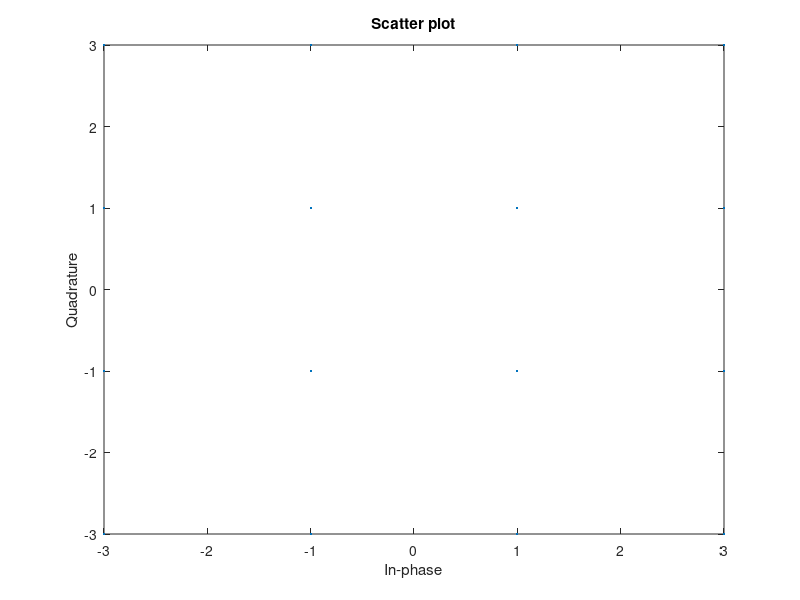

This figure's MATLAB source:
%M = 32;
%d = [0:M-1];
%y = qammod(d,M);
%scatterplot(y);

clc;clear;close all;
M = 16;
bb = log2(M);
N=4000;
x = randi([0,1],1,N);
yy=[];
for i=1:4:length(x)
    if x(i)==0 && x(i+1)==0 && x(i+2)==1 && x(i+3)==0
        y=-3+1j*3;
    elseif x(i)==0 && x(i+1)==1 && x(i+2)==1 && x(i+3)==0
        y=-1+1j*3;
    elseif x(i)==0 && x(i+1)==0 && x(i+2)==1 && x(i+3)==1
        y=-3+1j*1;
    elseif x(i)==0 && x(i+1)==1 && x(i+2)==1 && x(i+3)==1
        y=-1+1j*1;
    elseif x(i)==1 && x(i+1)==1 && x(i+2)==1 && x(i+3)==0
        y=1+1j*3;
    elseif x(i)==1 && x(i+1)==0 && x(i+2)==1 && x(i+3)==0
        y=3+1j*3;
    elseif x(i)==1 && x(i+1)==1 && x(i+2)==1 && x(i+3)==1
        y=1+1j*1;
    elseif x(i)==1 && x(i+1)==0 && x(i+2)==1 && x(i+3)==1
        y=3+1j*1;
    elseif x(i)==0 && x(i+1)==0 && x(i+2)==0 && x(i+3)==1
        y=-3-1j*1;
    elseif x(i)==0 && x(i+1)==1 && x(i+2)==0 && x(i+3)==1
        y=-1-1j*1;
    elseif x(i)==0 && x(i+1)==0 && x(i+2)==0 && x(i+3)==0
        y=-3-1j*3;
    elseif x(i)==0 && x(i+1)==1 && x(i+2)==0 && x(i+3)==0
        y=-1-1j*3;
    elseif x(i)==1 && x(i+1)==1 && x(i+2)==0 && x(i+3)==1
        y=1-1j*1;
    elseif x(i)==1 && x(i+1)==0 && x(i+2)==0 && x(i+3)==1
        y=3-1j*1;
    elseif x(i)==1 && x(i+1)==1 && x(i+2)==0 && x(i+3)==0
        y=1-1j*3;
    elseif x(i)==1 && x(i+1)==0 && x(i+2)==0 && x(i+3)==0
        y=3-1j*3;
    end
    yy=[yy y];
end

scatterplot(yy)

EbN0dB=10; %RUIDO
EbN0=10^(EbN0dB/10);
n=(1/sqrt(2))*[randn(1,length(yy))+sqrt(-1)*randn(1,length(yy))];
sigma=sqrt(1/((log2(M))*EbN0));
r=yy+sigma*n;

%scatterplot(r)

